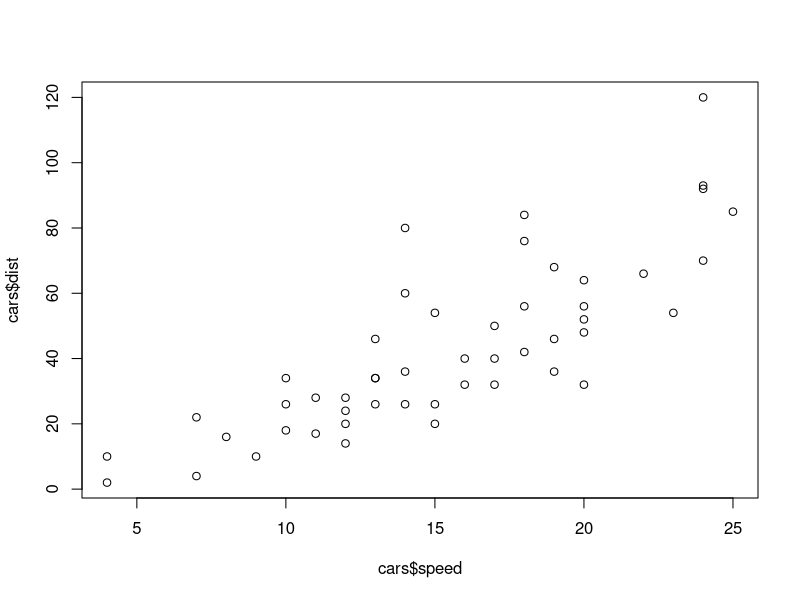
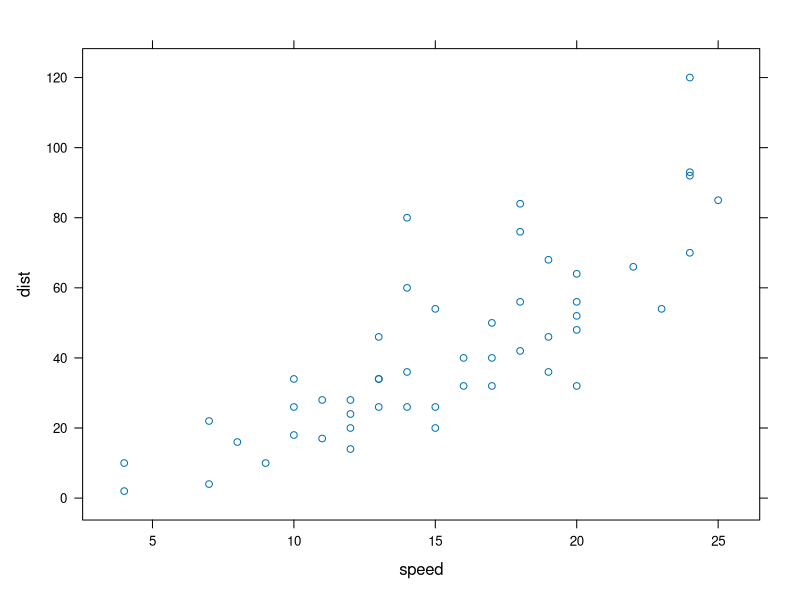
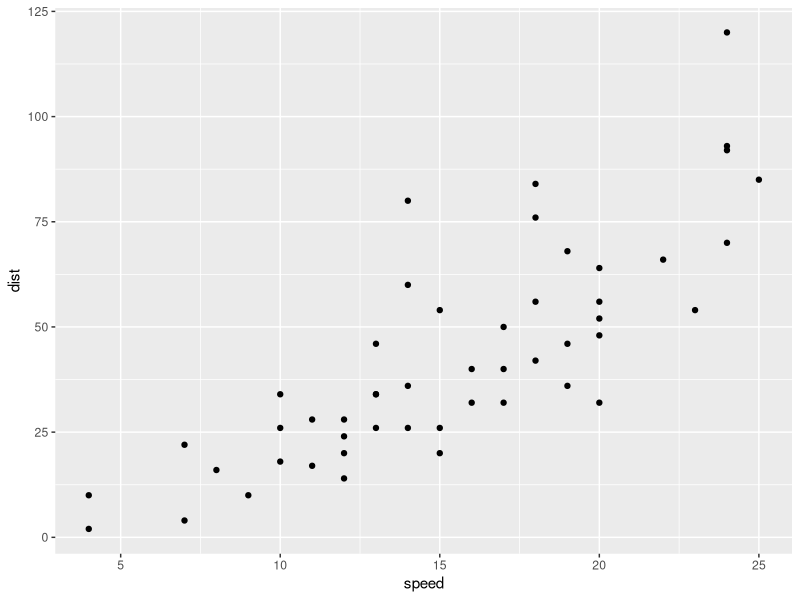
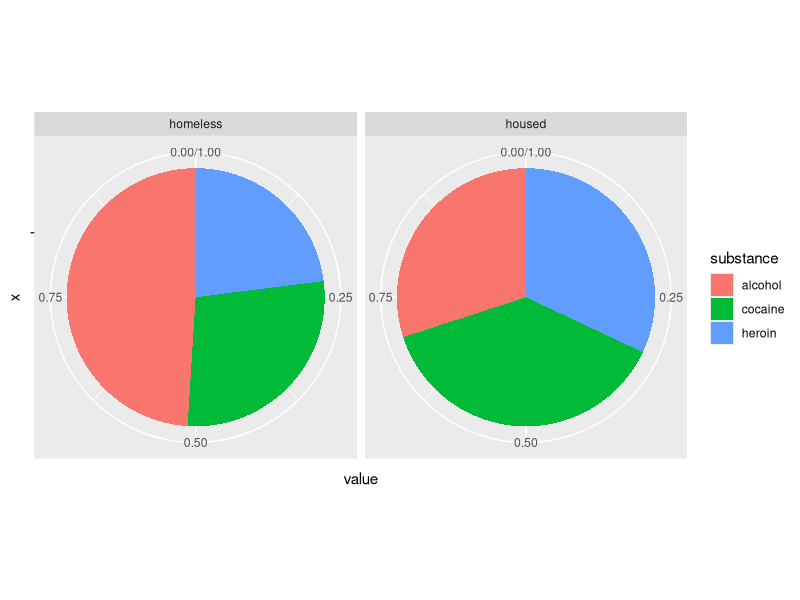

Source code (R) for these figures, in order:
## ---- chunk 1
options(htmltools.dir.version = FALSE)
## ---- chunk 2
data(cars)
plot(cars$speed, cars$dist)

## ---- chunk 3
data(cars)
lattice::xyplot(dist ~ speed, data = cars)
## ---- chunk 4
library(ggplot2)
data(cars)
ggplot(cars, aes(x = speed, y = dist)) + geom_point()
## ---- chunk 5
hmlss <- data.frame(substance = c('alcohol', 'cocaine', 'heroin'), homeless = c(.49, .28, .23), housed = c(.30, .38, .32))

hmlss_l <- tidyr::gather(hmlss, key = housing, value = value, homeless, housed)

ggplot(hmlss_l, aes(x="", y=value, fill=substance)) + 
  geom_bar(width = 1, stat = "identity") +
  coord_polar("y", start=0) +
  facet_wrap(~housing)
## ---- chunk 6
knitr::kable(hmlss, format = "html")
